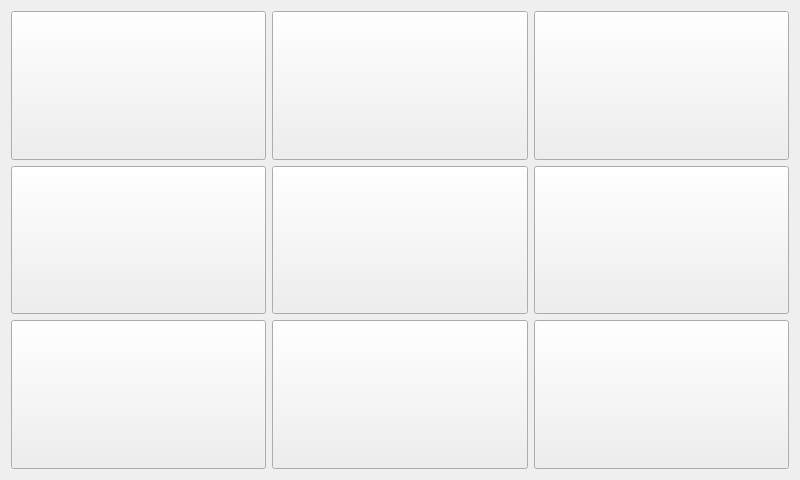
<?xml version="1.0" encoding="UTF-8"?>
<ui version="4.0">
 <class>Menu</class>
 <widget class="QWidget" name="Menu">
  <property name="geometry">
   <rect>
    <x>0</x>
    <y>0</y>
    <width>800</width>
    <height>480</height>
   </rect>
  </property>
  <property name="windowTitle">
   <string>Form</string>
  </property>
  <layout class="QVBoxLayout" name="verticalLayout_2">
   <item>
    <layout class="QVBoxLayout" name="verticalLayout">
     <item>
      <layout class="QHBoxLayout" name="horizontalLayout">
       <item>
        <widget class="QPushButton" name="SettingsBt">
         <property name="sizePolicy">
          <sizepolicy hsizetype="Minimum" vsizetype="Minimum">
           <horstretch>0</horstretch>
           <verstretch>0</verstretch>
          </sizepolicy>
         </property>
         <property name="styleSheet">
          <string notr="true">image: url(:/UI/N.png);</string>
         </property>
         <property name="text">
          <string/>
         </property>
        </widget>
       </item>
       <item>
        <widget class="QPushButton" name="RescueBt">
         <property name="sizePolicy">
          <sizepolicy hsizetype="Minimum" vsizetype="Minimum">
           <horstretch>0</horstretch>
           <verstretch>0</verstretch>
          </sizepolicy>
         </property>
         <property name="styleSheet">
          <string notr="true">image: url(:/UI/1.png);</string>
         </property>
         <property name="text">
          <string/>
         </property>
        </widget>
       </item>
       <item>
        <widget class="QPushButton" name="imageBt">
         <property name="sizePolicy">
          <sizepolicy hsizetype="Minimum" vsizetype="Minimum">
           <horstretch>0</horstretch>
           <verstretch>0</verstretch>
          </sizepolicy>
         </property>
         <property name="styleSheet">
          <string notr="true">image: url(:/UI/Z.png);</string>
         </property>
         <property name="text">
          <string/>
         </property>
        </widget>
       </item>
      </layout>
     </item>
     <item>
      <layout class="QHBoxLayout" name="horizontalLayout_2">
       <item>
        <widget class="QPushButton" name="BackupCameraBt">
         <property name="sizePolicy">
          <sizepolicy hsizetype="Minimum" vsizetype="Minimum">
           <horstretch>0</horstretch>
           <verstretch>0</verstretch>
          </sizepolicy>
         </property>
         <property name="styleSheet">
          <string notr="true">image: url(:/UI/ee.png);</string>
         </property>
         <property name="text">
          <string/>
         </property>
        </widget>
       </item>
       <item>
        <widget class="QPushButton" name="pushButton_5">
         <property name="sizePolicy">
          <sizepolicy hsizetype="Minimum" vsizetype="Minimum">
           <horstretch>0</horstretch>
           <verstretch>0</verstretch>
          </sizepolicy>
         </property>
         <property name="styleSheet">
          <string notr="true">image: url(:/UI/wqe.png);</string>
         </property>
         <property name="text">
          <string/>
         </property>
        </widget>
       </item>
       <item>
        <widget class="QPushButton" name="weatherBt">
         <property name="sizePolicy">
          <sizepolicy hsizetype="Minimum" vsizetype="Minimum">
           <horstretch>0</horstretch>
           <verstretch>0</verstretch>
          </sizepolicy>
         </property>
         <property name="styleSheet">
          <string notr="true">image: url(:/UI/12.png);</string>
         </property>
         <property name="text">
          <string/>
         </property>
        </widget>
       </item>
      </layout>
     </item>
     <item>
      <layout class="QHBoxLayout" name="horizontalLayout_3">
       <item>
        <widget class="QPushButton" name="VciBt">
         <property name="sizePolicy">
          <sizepolicy hsizetype="Minimum" vsizetype="Minimum">
           <horstretch>0</horstretch>
           <verstretch>0</verstretch>
          </sizepolicy>
         </property>
         <property name="styleSheet">
          <string notr="true">image: url(:/UI/ss.png);</string>
         </property>
         <property name="text">
          <string/>
         </property>
        </widget>
       </item>
       <item>
        <widget class="QPushButton" name="batteryBt">
         <property name="sizePolicy">
          <sizepolicy hsizetype="Minimum" vsizetype="Minimum">
           <horstretch>0</horstretch>
           <verstretch>0</verstretch>
          </sizepolicy>
         </property>
         <property name="styleSheet">
          <string notr="true">image: url(:/UI/4.png);</string>
         </property>
         <property name="text">
          <string/>
         </property>
        </widget>
       </item>
       <item>
        <widget class="QPushButton" name="homeBt">
         <property name="sizePolicy">
          <sizepolicy hsizetype="Minimum" vsizetype="Minimum">
           <horstretch>0</horstretch>
           <verstretch>0</verstretch>
          </sizepolicy>
         </property>
         <property name="styleSheet">
          <string notr="true">image: url(:/UI/J.png);</string>
         </property>
         <property name="text">
          <string/>
         </property>
        </widget>
       </item>
      </layout>
     </item>
    </layout>
   </item>
  </layout>
 </widget>
 <resources/>
 <connections/>
</ui>
